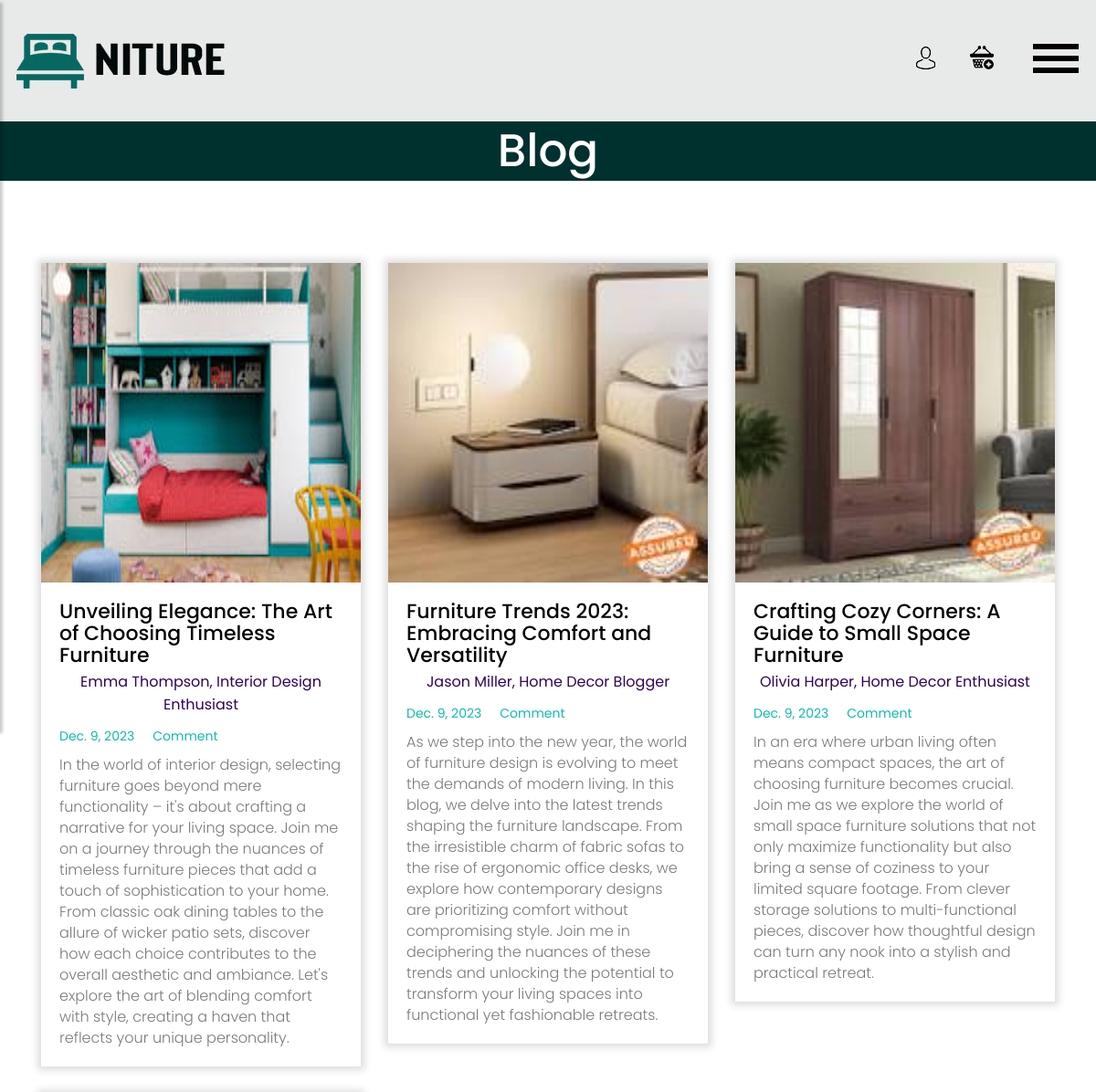
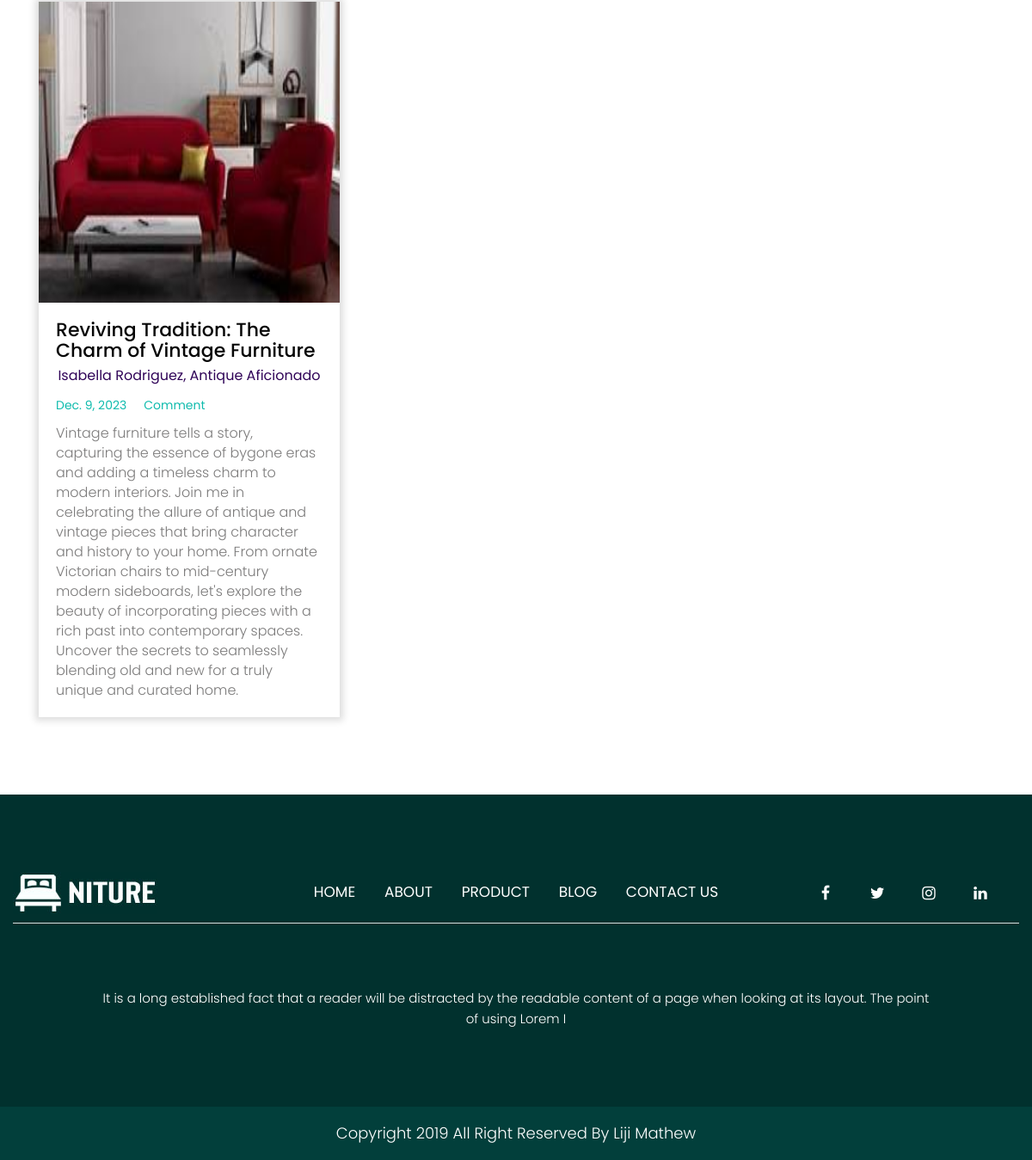
The app's page /view_blog/ with its own data (2 pictures, top to bottom).
### myapp/models.py (models this page shows, shortened)
class BlogPost(models.Model):
    title = models.CharField(max_length=200)
    author = models.CharField(max_length=100)
    content = models.TextField()
    publication_date = models.DateField(auto_now_add=True)
    image = models.ImageField(upload_to='blog_images/',null = True,blank=True)

### myapp/views.py (the view)
# urls.py: path('view_blog/',views.view_blog, name='view_blog'),
def view_blog(request):
    blog= BlogPost.objects.all()
    return render(request,'blog.html',{'blogs':blog})

### template/blog.html (shortened to what this page needs)
{% load static %}
<!DOCTYPE html>
<html lang="en">
   <head>
      <link rel="stylesheet" href="{% static 'css/bootstrap.min.css' %}">
      <link rel="stylesheet" href="{% static 'css/style.css' %}">
      <link rel="stylesheet" href="{% static 'css/responsive.css' %}">
      <link rel="stylesheet" href="{% static 'css/jquery.mCustomScrollbar.min.css' %}">
      <link rel="stylesheet" href="https://netdna.bootstrapcdn.com/font-awesome/4.0.3/css/font-awesome.css">
      <link rel="stylesheet" href="https://cdnjs.cloudflare.com/ajax/libs/fancybox/2.1.5/jquery.fancybox.min.css" media="screen">
   </head>
   <body class="main-layout">
     <div class="wrapper">
     <div id="content">
      <header>
         <div class="header">
         <div class="container-fluid">
            <div class="row">
               <div class="col-lg-3 logo_section">
                  <div class="full">
                     <div class="center-desk">
                        <div class="logo"> <a href="{%url 'index' %}"><img src="{% static 'images/logo.jpg' %}" alt="#"></a> </div>
                     </div>
                  </div>
               </div>
               <div class="col-lg-9">
                  <div class="right_header_info">
                     <ul>
                        <li><a href="{%url 'user_login' %}"><img style="margin-right: 15px;" src="{% static 'icon/1.png' %}" alt="#" /></a></li>
                        <li><a href="{% url 'view_shopping_cart' %}"><img style="margin-right: 15px;" src="{% static 'icon/3.png' %}" alt="#" /></a></li>
                         <li>
                           <button type="button" id="sidebarCollapse">
                              <img src="{% static 'images/menu_icon.png' %}" alt="#" />
                           </button>
                        </li>
                     </ul>
                  </div>
               </div>
            </div>
         </div>
            </div>
      </header>
     <div class="contactus">
   <div class="container-fluid">
            <div class="row">
               <div class="col-md-8 offset-md-2">
                  <div class="title">
                     <h2>Blog</h2>
                  </div>
               </div>
            </div>
          </div>
</div>
<div class="blog">
  <div class="container">
    <div class="row">
               {% for blog in blogs %}
               <div class="col-xl-4 col-lg-3 col-md-3 col-sm-12 margin">
                    <div class="news-box">
                        <figure><img src="{{ blog.image.url }}" alt="img" /></figure>
                        <h3>{{blog.title}}</h3>
                        <h4 style="text-align: center;color: rgb(48, 4, 88);">{{blog.author}}</h4>
                        <span> {{blog.publication_date}}</span><span>Comment</span>
                        <p> {{blog.content}} </p>
                    </div>
                </div>
                {% endfor %}
    </div>
  </div>
</div>
      <footer>
         <div class="footer">
            <div class="container-fluid">
               <div class="border1">
               <div class="row">
                  <div class="col-xl-3 col-lg-3 col-md-3 col-sm-12">
                    <img class="logo1" src="{% static 'images/logo1.jpg' %}"/>
                  </div>
                   <div class="col-xl-6 col-lg-6 col-md-6 col-sm-12">
                     <ul class="lik">
                        <li> <a href="{% url 'index' %}">Home</a></li>
                         <li> <a href="{% url 'about_us'%}">About</a></li>
                         <li> <a href="{% url 'view_products' %}">Product</a></li>
                         <li> <a href="{% url 'view_blog' %}">Blog</a></li>
                        <li> <a href="{% url 'contact' %}">Contact us</a></li>
                     </ul>
                  </div>
                  <div class="col-xl-3 col-lg-3 col-md-3 col-sm-12">
                     <ul class="sociel">
                         <li> <a href="#"><i class="fa fa-facebook-f"></i></a></li>
                         <li> <a href="#"><i class="fa fa-twitter"></i></a></li>
                         <li> <a href="#"><i class="fa fa-instagram"></i></a></li>
                         <li> <a href="#"><i class="fa fa-linkedin"></i></a></li>
                     </ul>
                  </div>
            </div>
          </div>
         </div>
         <div class="container">
            <div class="row">
               <div class="col-md-12">
               </div>
                <div class="col-md-12">
                  <div class="newtt">
                     <p>It is a long established fact that a reader will be distracted by the readable content of a page when looking at its layout. The point<br> of using Lorem I</p>
                  </div>
               </div>
            </div>
         </div>
            <div class="copyright">
               <p>Copyright 2019 All Right Reserved By Liji Mathew</p>
            </div>
         </div>
      </footer>
   </div>
</div>
   </body>
</html>

### static/css/style.css (style rules this page uses)
* { box-sizing: border-box !important; }
html { scroll-behavior: smooth; }
body { color: #666666; font-size: 14px; font-family: 'poppins', sans-serif; line-height: 1.80857; font-weight: normal; overflow-x: hidden; }
a { color: #1f1f1f; text-decoration: none !important; outline: none !important; -webkit-transition: all .3s ease-in-out; -moz-transition: all .3s ease-in-out; -ms-transition: all .3s ease-in-out; -o-transition: all .3s ease-in-out; transition: all .3s ease-in-out; }
h1, h2, h3, h4, h5, h6 { letter-spacing: 0; font-weight: normal; position: relative; padding: 0 0 10px 0; font-weight: normal; line-height: normal; color: #111111; margin: 0 }
h2 { font-size: 22px }
h3 { font-size: 18px }
h4 { font-size: 16px }
*, *::after, *::before { -webkit-box-sizing: border-box; -moz-box-sizing: border-box; box-sizing: border-box; }
ul, li, ol { margin: 0px; padding: 0px; list-style: none; }
p { margin: 0px; font-weight: 300; font-size: 15px; line-height: 24px; }
a { color: #222222; text-decoration: none; outline: none !important; }
a, .btn { text-decoration: none !important; outline: none !important; -webkit-transition: all .3s ease-in-out; -moz-transition: all .3s ease-in-out; -ms-transition: all .3s ease-in-out; -o-transition: all .3s ease-in-out; transition: all .3s ease-in-out; }
img { max-width: 100%; height: auto; }
button { border: 0; margin: 0; padding: 0; cursor: pointer; }
.full { float: left; width: 100%; }
.full { width: 100%; float: left; margin: 0; padding: 0; }
.logo_section { text-align: center; }
.logo { float: left; }
.right_header_info { width: 100%; float: left; padding: 8px 0 0; }
.right_header_info ul { list-style: none; padding: 0; margin: 0; float: right; }
.right_header_info ul li { display: inline; font-size: 18px; margin-left: 20px; }
.right_header_info ul li a { color: #fff; font-weight: 300; }
.right_header_info ul li { position: relative; }
.header { background: #e8e9e9; padding: 35px 0px; }
.logo a { font-size: 40px; font-weight: bold; text-transform: uppercase; color: #fff; line-height: 40px; }
.title { text-align:center; padding-bottom: 60px; }
.title h2 { font-size: 50px; line-height: 45px; color: #25f7e6; font-weight: normal; margin-bottom: 0px; padding-bottom: 0px; }
.footer { background: #01312e; padding-top: 90px; }
ul.sociel { display: flex; flex-wrap: wrap; justify-content:center; margin: 0 auto; }
ul.sociel li { display: inline-block; padding:0px 10px; }
ul.sociel li a { color: #fff; width: 40px; height: 40px; float: left; text-align: center; line-height: 50px; border-radius: 100%; font-size: 18px; }
ul.lik { text-align: center; margin-top: 10px; }
ul.lik li { display: inline-block; }
ul.lik li a { color: #fff; font-size: 17px; line-height: 27px; padding: 0px 15px; text-transform: uppercase; }
.logo1 { margin-bottom: 10px; }
.border1 { border-bottom: #ddd solid 1px; }
.newtt p { color: #fff; text-align: center; margin-top: 35px; }
.copyright { background-color: #023f3b; padding: 20px 0px; margin-top: 90px; }
.copyright p { color: #fff; font-size: 18px; line-height: 22px; text-align: center; }
.contactus .title h2 { font-weight: bold; color: #fff; font-weight: 500; }
.contactus { background-color: #01312e; padding: 10px 0px; }
.contactus .title { padding-bottom: 0px; text-align: center; }
.blog { margin-top: 90px; margin-bottom: 60px; }
.blog .news-box { background:#fff; box-shadow: #ddd 0px 0px 8px 4px; margin-bottom: 30px; }
.blog .news-box figure { margin: 0; }
.blog .news-box figure img { width: 100%; height: 350px; }
.blog .news-box h3 { font-size: 22px; line-height: 24px; color: #060606; font-weight: 500; padding: 20px 20px 4px 20px; }
.blog .news-box span { color: #0fbbad; margin-left: 20px; }
.blog .news-box p { color: #7b7a7a; font-size:16px; line-height: 23px; padding: 7px 20px 20px 20px; }
#sidebarCollapse { background: transparent; padding: 0; border: none; }
#content { width: 100%; min-height: auto; transition: all 0.3s; position: relative; top: 0; right: 0; }

### records on screen
BlogPost: image (picture), title "Unveiling Elegance: The Art of Choosing Timeless Furniture", author "Emma Thompson, Interior Design Enthusiast", publication_date "Dec. 9, 2023", content "In the world of interior design, selecting furniture goes beyond mere functionality – it's about crafting a narrative for your living space. Join me on a journey through the nuances of timeless furniture pieces that add a touch of sophistication to your home. From classic oak dining tables to the allure of wicker patio sets, discover how each choice contributes to the overall aesthetic and ambiance. Let's explore the art of blending comfort with style, creating a haven that reflects your unique personality."
BlogPost: image (picture), title "Furniture Trends 2023: Embracing Comfort and Versatility", author "Jason Miller, Home Decor Blogger", publication_date "Dec. 9, 2023", content "As we step into the new year, the world of furniture design is evolving to meet the demands of modern living. In this blog, we delve into the latest trends shaping the furniture landscape. From the irresistible charm of fabric sofas to the rise of ergonomic office desks, we explore how contemporary designs are prioritizing comfort without compromising style. Join me in deciphering the nuances of these trends and unlocking the potential to transform your living spaces into functional yet fashionable retreats."
BlogPost: image (picture), title "Crafting Cozy Corners: A Guide to Small Space Furniture", author "Olivia Harper, Home Decor Enthusiast", publication_date "Dec. 9, 2023", content "In an era where urban living often means compact spaces, the art of choosing furniture becomes crucial. Join me as we explore the world of small space furniture solutions that not only maximize functionality but also bring a sense of coziness to your limited square footage. From clever storage solutions to multi-functional pieces, discover how thoughtful design can turn any nook into a stylish and practical retreat."
BlogPost: image (picture), title "Reviving Tradition: The Charm of Vintage Furniture", author "Isabella Rodriguez, Antique Aficionado", publication_date "Dec. 9, 2023", content "Vintage furniture tells a story, capturing the essence of bygone eras and adding a timeless charm to modern interiors. Join me in celebrating the allure of antique and vintage pieces that bring character and history to your home. From ornate Victorian chairs to mid-century modern sideboards, let's explore the beauty of incorporating pieces with a rich past into contemporary spaces. Uncover the secrets to seamlessly blending old and new for a truly unique and curated home."
